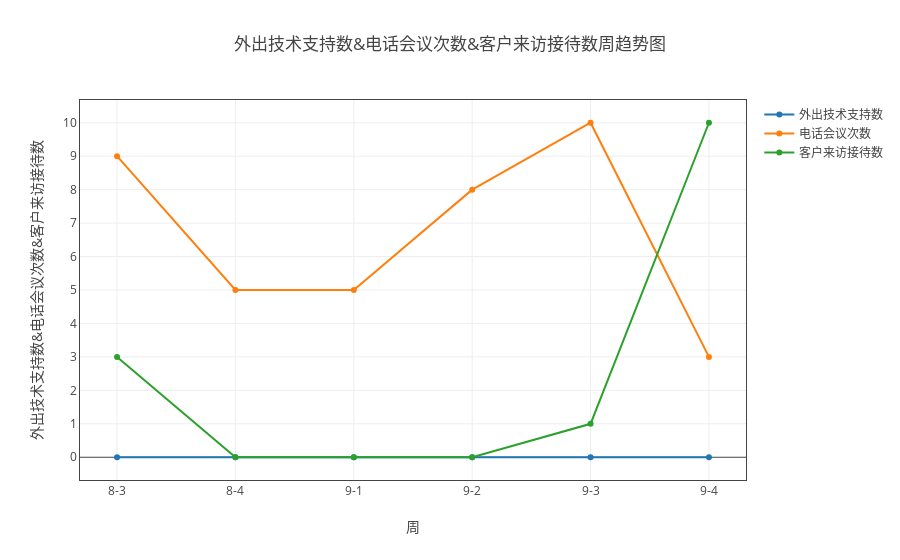

Write notebook code for a chart like this one.
### Markdown cell above
#### 电话会议次数、软著撰写完成数、专利撰写完成数、外出技术支持数、客户来访接待数和文章数

### Code cell
ss=myModule.format(all_dict ,"日期" ,['电话会议次数', '外出技术支持数', '客户来访接待数'])
tt = myModule.myPlot(ss.groupby('sum'))
tt.plot('line')

### Figure 1 — Plotly figure (JSON) as saved in the notebook; plotly's stock layout.template omitted (floating-point values rounded to 4 significant figures)
{"data": [{"name": "外出技术支持数", "type": "scatter", "uid": "46f3e080-cb6f-11e8-9940-509a4c0f1ffc", "x": ["8-3", "8-4", "9-1", "9-2", "9-3", "9-4"], "y": [0, 0, 0, 0, 0, 0]}, {"name": "电话会议次数", "type": "scatter", "uid": "46f3e081-cb6f-11e8-9105-509a4c0f1ffc", "x": ["8-3", "8-4", "9-1", "9-2", "9-3", "9-4"], "y": [9, 5, 5, 8, 10, 3]}, {"name": "客户来访接待数", "type": "scatter", "uid": "46f3e082-cb6f-11e8-954c-509a4c0f1ffc", "x": ["8-3", "8-4", "9-1", "9-2", "9-3", "9-4"], "y": [3, 0, 0, 0, 1, 10]}], "layout": {"title": "外出技术支持数&电话会议次数&客户来访接待数周趋势图", "xaxis": {"mirror": "all", "nticks": 20, "showgrid": true, "showline": true, "title": "周", "zeroline": true}, "yaxis": {"mirror": "all", "nticks": 20, "showgrid": true, "showline": true, "title": "外出技术支持数&电话会议次数&客户来访接待数", "zeroline": true}}}
